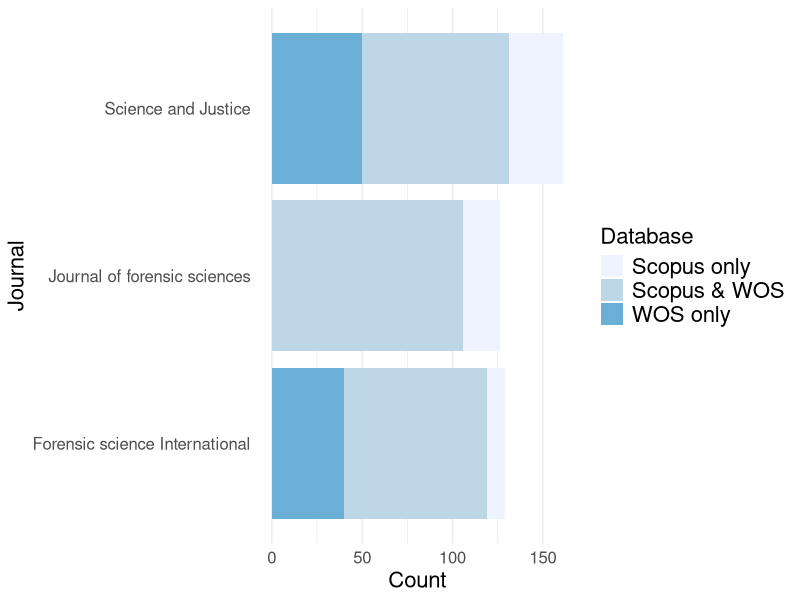

This figure's R source: (Note: this script raises an error after producing the figure.)
###########################################################################
#
# Research trends in forensic science: Fibre and Databases
#
# Leverhulme Research Centre for Forensic Science

# Virginie Galais,Holly Fleming, Hervé Ménard and Niamh Nic Daéid

# Website: https://github.com/LRCFS/
# Contact: lrc@dundee.ac.uk
#
# This program is free software: you can redistribute it and/or modify
# it under the terms of the GNU Affero General Public License as published
# by the Free Software Foundation, either version 3 of the License, or
# (at your option) any later version.
#
# This program is distributed in the hope that it will be useful,
# but WITHOUT ANY WARRANTY; without even the implied warranty of
# MERCHANTABILITY or FITNESS FOR A PARTICULAR PURPOSE.  See the
# GNU Affero General Public License for more details.
#
# You should have received a copy of the GNU Affero General Public License
# along with this program.  If not, see <https://www.gnu.org/licenses/>.
#
###########################################################################
#
# This code is for Figure X
#
###########################################################################

#Clear all lists from memory to avoid unintentional errors

rm(list = ls())

library(ggpubr)
library(RColorBrewer)
library(dplyr)
library(tidyr)
library(reshape2)

dat = read.delim('Table2.csv', sep = ",")
ifsms.dat = dat[,1:4]
#scopus.dat = dat[,c(1,5:6)]

ifsms.dat$Journal <- factor(ifsms.dat$Journal)
# take difference of reference counts
# and make long
ifsms.l <- gather(ifsms.dat, Database, Count, Scopus:WOS, factor_key=TRUE)
  # mutate(IFSMS2 = IFSMS - IFSMSandScopus) %>% 
  # select(-IFSMS) %>% 
  

# plot as stacked barplot
plt1 = ggplot(ifsms.l, aes(x = Journal, y = Count, fill = Database)) + 
  geom_col() + 
  coord_flip() + 
  scale_fill_manual(labels = c('Scopus only', 'Scopus & WOS', 'WOS only'), values = brewer.pal(4, 'Blues')[1:3]) + 
#  ggtitle('Title') + 
  theme_minimal() +
  theme(panel.grid.major.y = element_blank(),
        axis.text.x = element_text(size = 12),
        axis.text.y = element_text(size = 12),
        axis.title.x = element_text(size = 16),
        axis.title.y = element_text(size = 16),
        legend.text=element_text(size=16),
        legend.title=element_text(size=16),
        )
show(plt1)

ggsave("Results/Figure5.tiff", width = unit(14.5, 'in'), height = unit(6, 'in'), dpi=300)

print("Processing complete. Please check 'Results' folder for output")